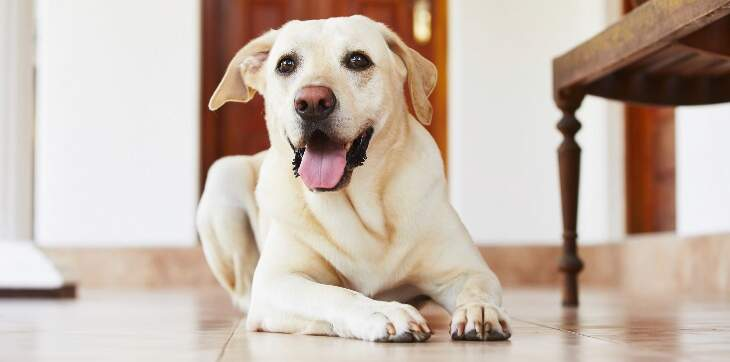
#> input picture data_science_practice/7_images/dog.jpg, 730 x 362 px
$ jupyter execute --allow-errors module7_exercise0.ipynb
#> lines starting #> are read from the running program, lines starting #| are printed output that depends on the picture
# PartA: Image Processing Warm-up

[cell 1]
import numpy as np
import matplotlib.pyplot as plt
import cv2 # !pip install opencv-python
from PIL import Image

[cell 2]
# Utility function to display images side by side
def display_images(images, titles, figsize=(15, 5)):
    """
    Display multiple images in a row
    Args:
        images: List of images to display
        titles: List of titles for each image
        figsize: Figure size (width, height)
    """
    fig, axes = plt.subplots(1, len(images), figsize=figsize)
    if len(images) == 1:
        axes = [axes]

    for ax, img, title in zip(axes, images, titles):
        if len(img.shape) == 2:  # Grayscale image
            ax.imshow(img, cmap='gray')
        else:  # Color image
            ax.imshow(cv2.cvtColor(img, cv2.COLOR_BGR2RGB))
        ax.set_title(title)
        ax.axis('off')
    plt.tight_layout()
    plt.show()

[cell 3]
# Choose your cat or dog team process one of the image
#path = "cat.jpg"
path = "dog.jpg"

# 1. Reading Images

[cell 4]
# Read image using OpenCV (BGR format)
img_cv = cv2.imread(path)
#> img_cv is the input picture: shape (362, 730, 3); mean B, G, R 172.1, 183.5, 199.4

# Read image using PIL (RGB format)
img_pil = Image.open(path)
img_pil_array = np.array(img_pil)

[cell 5]
# What the size of the image (How many channels)? On how many bits are encodded the pixel?
h, w, c = img_pil_array.shape
#> h = 362; w = 730; c = 3
print(f"\nImage Dimensions:")
print(f"Height: {h} pixels")
#| Height: 362 pixels
print(f"Width: {w} pixels")
#| Width: 730 pixels
print(f"Channels: {c}")
#| Channels: 3
print(f"Total pixels: {h * w}")
#| Total pixels: 264260
print(f"bits depth:", img_cv.dtype)
#| bits depth: uint8

[cell 6]
# What the average of Red, of Green, of Blue?

for channel in range(3):
    channel_data = img_pil_array[:,:,channel]
    print(f"  Mean: {channel_data.mean():.2f}")
#> this loop made 3 passes
#|   Mean: 199.41
#|   Mean: 183.55
#|   Mean: 172.05
#> pass 3, `channel_data = img_pil_array[:,:,channel]`:
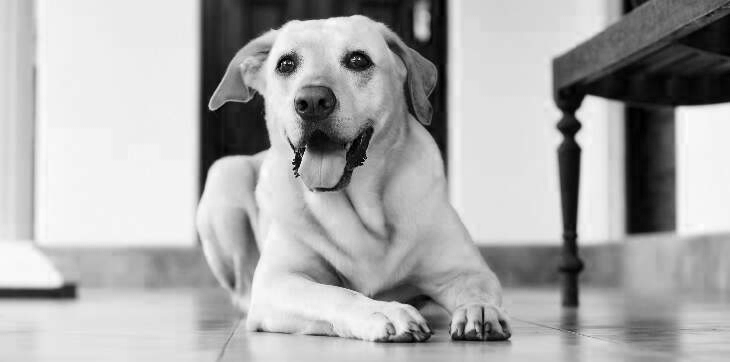
#> channel_data: shape (362, 730); min 0, max 255, mean 172.1

[cell 7]
display_images([img_cv], [path])
#> the loop in display_images, `for ax, img, title in zip(axes, images, titles):` made 1 pass
#> title on pass 1: 'dog.jpg'

# 2. Basic Image Manipulations

[cell 8]
height, width, channels = img_cv.shape
#> height = 362; width = 730; channels = 3

# Convert to grayscale
img_gray = img_cv.mean(axis=-1)

# Rotate image 45deg
# Get the image center and create the rotation matrix
# Rotation matrix for 45 degrees around image center
center = (width / 2, height / 2)
#> center = (365, 181)
angle = 45
scale = 1.0
M = cv2.getRotationMatrix2D(center, angle, scale)
#> M = [[0.707, 0.707, -21.08], [-0.707, 0.707, 311.1]]
img_rotated = cv2.warpAffine(img_cv, M, (width, height))
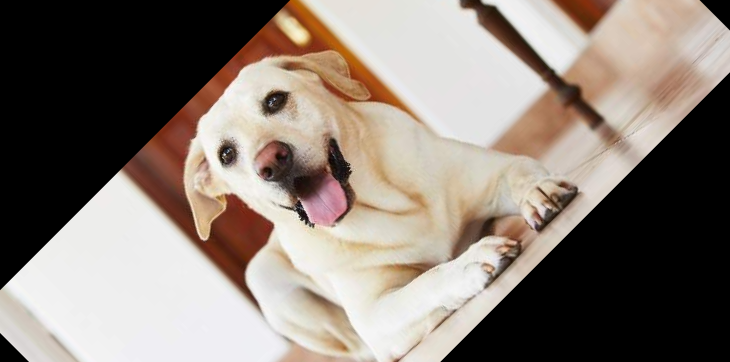
#> img_rotated: shape (362, 730, 3); mean B, G, R 116.8, 125.6, 136.7

# Flip image horizontally
img_flipped = cv2.flip(img_cv, 1)
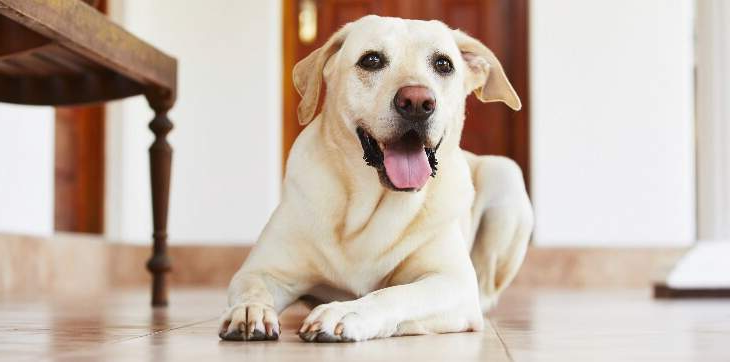
#> img_flipped: shape (362, 730, 3); mean B, G, R 172.1, 183.5, 199.4

# Display original and manipulated images
display_images(
    [img_cv, img_gray, img_rotated, img_flipped],
    ['Original', 'Grayscale', 'Rotated 45°', 'Flipped']
)
#> the loop in display_images (call 2), `for ax, img, title in zip(axes, images, titles):` made 4 passes

# 3. Channel Splitting and Histograms

[cell 9]
b, g, r = cv2.split(img_cv)

# Display individual channels
display_images(
    [b, g, r],
    ['Blue Channel', 'Green Channel', 'Red Channel']
)

[cell 10]
# Plot histograms for each channel
plt.figure(figsize=(15, 5))
colors = ['b', 'g', 'r']
channels = [b, g, r]
titles = ['Blue', 'Green', 'Red']

for idx, (channel, color, title) in enumerate(zip(channels, colors, titles)):
    plt.subplot(1, 3, idx + 1)
    plt.hist(channel.ravel(), bins=256, color=color, alpha=0.7)
    plt.title(f'{title} Channel Histogram')
    plt.xlabel('Pixel Value')
    plt.ylabel('Frequency')
#> this loop made 3 passes
plt.tight_layout()
plt.show()
#> figure, not shown here; panel 1: tallest bar 11390 high, from x = 242.1 to 243; panel 2: tallest bar 16599 high, from x = 237.1 to 238.1; panel 3: tallest bar 18956 high, from x = 238.1 to 239.1

# 4. Basic Image Transformations

[cell 11]
# Resize image to width//2, height//2
img_resized = cv2.resize(img_cv, (width//2, height//2))

# Apply Gaussian blur
img_blurred = cv2.GaussianBlur(img_cv, (5, 5), 0)

# Apply edge detection
img_edges = cv2.Canny(img_cv, 100, 200)
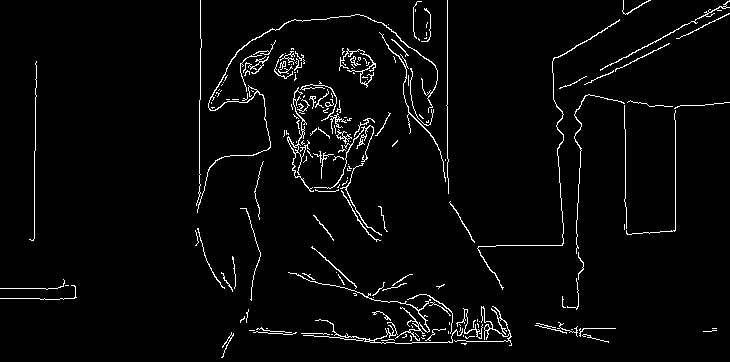
#> img_edges: shape (362, 730); 3.3% white in thin lines or dots

# Display transformations
display_images(
    [img_resized, img_blurred, img_edges],
    ['Resized (50%)', 'Gaussian Blur', 'Edge Detection']
)

# Part B: Convolution Warm-up

[cell 12]
import numpy as np
import matplotlib.pyplot as plt
from scipy.signal import convolve2d
import cv2

[cell 13]
def apply_kernel(image, kernel):
    """
    Apply convolution with given kernel and return result
    """
    return convolve2d(image, kernel, mode='same', boundary='wrap')

### Simple geometric image forms

[cell 14]
size = 20
# Create a simple cross pattern
cross = np.zeros((size, size))
cross[size//2, :] = 1
cross[:, size//2] = 1

# Create a diagonal line
diagonal = np.eye(size)

# Create a box
box = np.zeros((size, size))
box[size//4:3*size//4, size//4:3*size//4] = 1

# Display original patterns
display_images(
    [cross, diagonal, box],
    ['Cross Pattern', 'Diagonal Pattern', 'Box Pattern']
)

### Common convolution kernels

[cell 15]
# Edge detection kernels
sobel_x = np.array([
    [-1, 0, 1],
    [-2, 0, 2],
    [-1, 0, 1]
])

sobel_y = np.array([
    [-1, -2, -1],
    [0, 0, 0],
    [1, 2, 1]
])

# Sharpening kernel
sharpen = np.array([
    [0, -1, 0],
    [-1, 5, -1],
    [0, -1, 0]
])

# Gaussian blur kernel (3x3)
gaussian = np.array([
    [1/16, 1/8, 1/16],
    [1/8, 1/4, 1/8],
    [1/16, 1/8, 1/16]
])

# Display kernels
display_images(
    [sobel_x, sobel_y, sharpen, gaussian],
    ['Sobel X', 'Sobel Y', 'Sharpen', 'Gaussian'],
    figsize=(20, 5)
)

[cell 16]
# Apply convolutions to cross pattern
# ----------------------------------
# Apply each kernel to the cross pattern
cross_sobel_x = apply_kernel(cross, sobel_x)
cross_sobel_y = apply_kernel(cross, sobel_y)
cross_sharpen = apply_kernel(cross, sharpen)
cross_gaussian = apply_kernel(cross, gaussian)

display_images(
    [cross, cross_sobel_x, cross_sobel_y, cross_sharpen, cross_gaussian],
    ['Original Cross', 'Sobel X', 'Sobel Y', 'Sharpened', 'Gaussian Blur'],
    figsize=(25, 5)
)
#> the loop in display_images (call 7), `for ax, img, title in zip(axes, images, titles):` made 5 passes
#> in display_images (call 7), `plt.show()`:
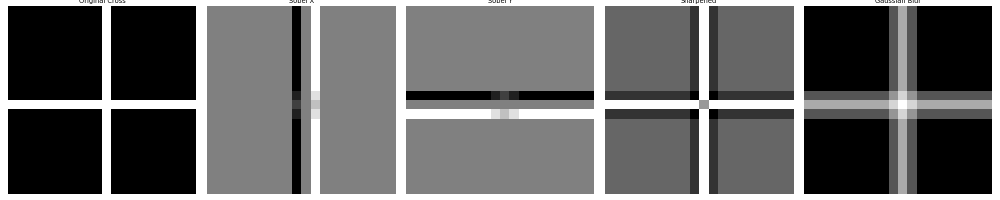
#> figure drawn by matplotlib, 5 panels

[cell 17]
# Apply convolutions to diagonal pattern
# -------------------------------------
diag_sobel_x = apply_kernel(diagonal, sobel_x)
diag_sobel_y = apply_kernel(diagonal, sobel_y)
diag_sharpen = apply_kernel(diagonal, sharpen)
diag_gaussian = apply_kernel(diagonal, gaussian)

display_images(
    [diagonal, diag_sobel_x, diag_sobel_y, diag_sharpen, diag_gaussian],
    ['Original Diagonal', 'Sobel X', 'Sobel Y', 'Sharpened', 'Gaussian Blur'],
    figsize=(25, 5)
)
#> the loop in display_images (call 8), `for ax, img, title in zip(axes, images, titles):` made 5 passes
#> in display_images (call 8), `plt.show()`:
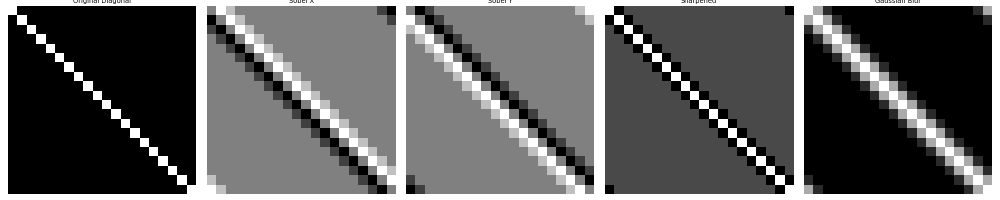
#> figure drawn by matplotlib, 5 panels

[cell 18]
# Apply convolutions to box pattern
# --------------------------------
box_sobel_x = apply_kernel(box, sobel_x)
box_sobel_y = apply_kernel(box, sobel_y)
box_sharpen = apply_kernel(box, sharpen)
box_gaussian = apply_kernel(box, gaussian)

display_images(
    [box, box_sobel_x, box_sobel_y, box_sharpen, box_gaussian],
    ['Original Box', 'Sobel X', 'Sobel Y', 'Sharpened', 'Gaussian Blur'],
    figsize=(25, 5)
)

[cell 19]
# Now Apply convolutions to your gray image (cat or dog)

catodog_sobel_x = apply_kernel(img_gray, sobel_x)
catodog_sobel_y = apply_kernel(img_gray, sobel_y)
catodog_sharpen = apply_kernel(img_gray, sharpen)
#> in apply_kernel (call 15), `return convolve2d(image, kernel, mode='same', boundary='wrap')`:
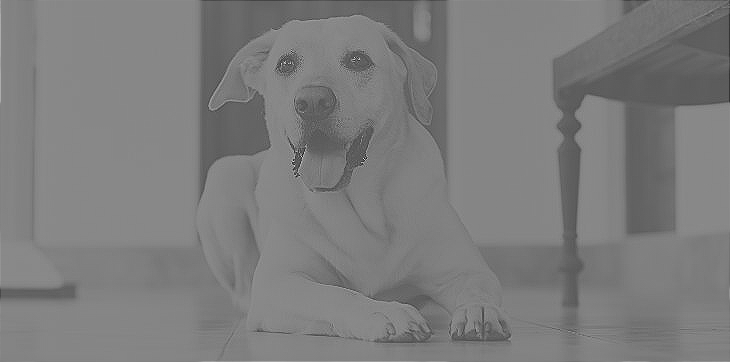
#> returned value: shape (362, 730) float64; min -442.7, max 836.3, mean 185; drawn with min black and max white
catodog_gaussian = apply_kernel(img_gray, gaussian)

display_images(
    [img_gray, catodog_sobel_x, catodog_sobel_y, catodog_sharpen, catodog_gaussian],
    ['Original Box', 'Sobel X', 'Sobel Y', 'Sharpened', 'Gaussian Blur'],
    figsize=(25, 5)
)

# Part C: Torch Cnn Warm up

[cell 20]
# read image
image = cv2.imread("catanddog.jpg")
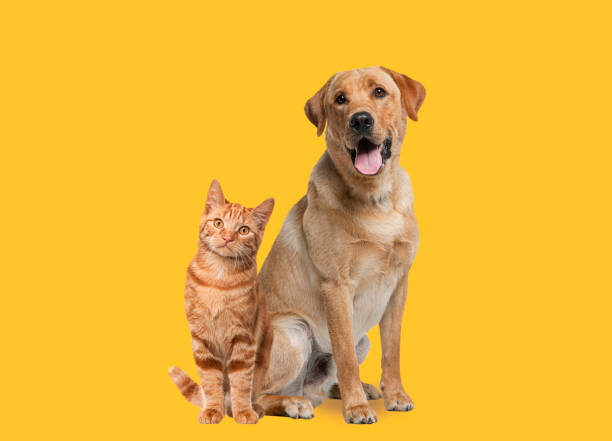
#> input picture data_science_practice/7_images/catanddog.jpg, 612 x 441 px
#> image is the input picture: shape (441, 612, 3); mean B, G, R 55.2, 182.3, 238
gray_image = cv2.cvtColor(image, cv2.COLOR_BGR2GRAY)
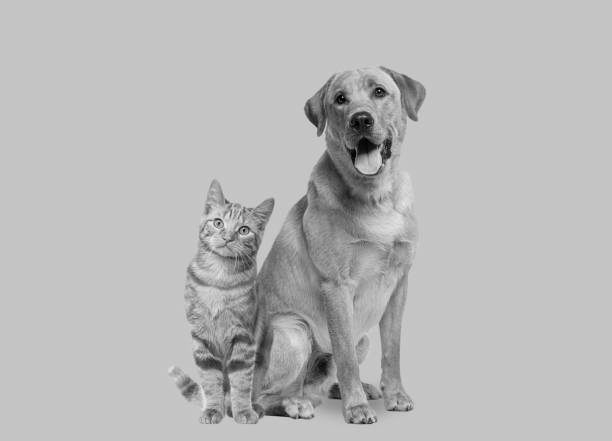
#> gray_image: shape (441, 612); min 0, max 240, mean 184.3
# Get dimensions of the image
height, width, channels = image.shape
#> height = 441; width = 612

# Print the dimensions
print(f"Width: {width}, Height: {height}, Channels: {channels}")
#| Width: 612, Height: 441, Channels: 3

[cell 21]
display_images([image, gray_image], ['image', 'gray_image'])
#> the loop in display_images (call 11), `for ax, img, title in zip(axes, images, titles):` made 2 passes
#> in display_images (call 11), `plt.show()`:
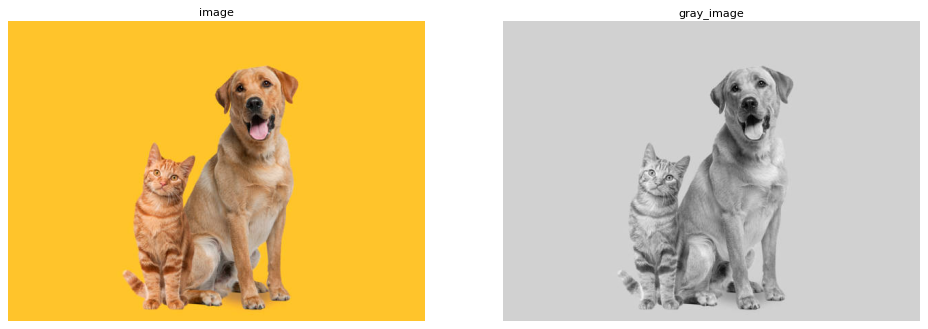
#> figure drawn by matplotlib, 2 panels
